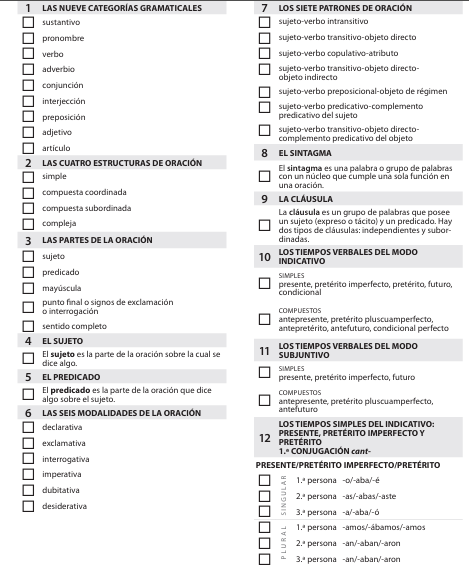
#> input picture objetivos de memorizacion español 1.png, 469 x 580 px
$ python process_homescool_banner.py '../objetivos de memorizacion español 1.png' 5 5
#> lines starting #> are read from the running program, lines starting #| are printed output that depends on the picture
import os
from PIL import Image

TARGET_W = 2398
TARGET_H = 827
MARGIN_PX = 24  # >= 2mm at 300 DPI (2mm = 23.6px)

def process_banner(in_path: str, out_path: str, target_w: int = TARGET_W, target_h: int = TARGET_H, margin_px: int = MARGIN_PX):
#> called with out_path = '5', target_w = 2398, target_h = 827, margin_px = 24
    im = Image.open(in_path).convert("RGB")

    # 1. Clean background noise: threshold near-white to pure white (255)
    lut = [255 if i >= 232 else i for i in range(256)] * 3
    im = im.point(lut)
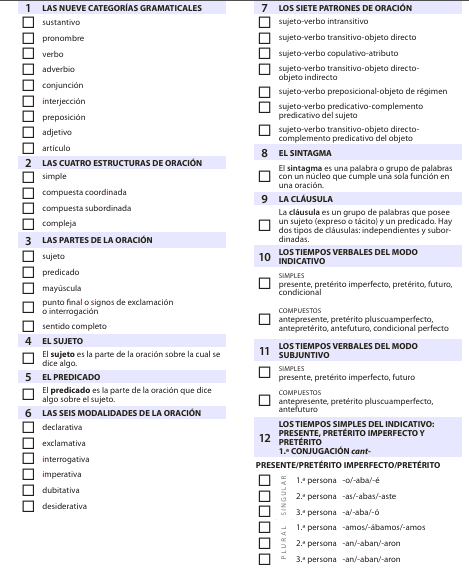
#> im: PIL image 469x580 RGB; mean R, G, B 237.9, 237.6, 240.7

    # 2. Find ink bounding box (pixels darker than 235)
    gray = im.convert("L")
    inv = gray.point(lambda p: 255 - p if p < 235 else 0)
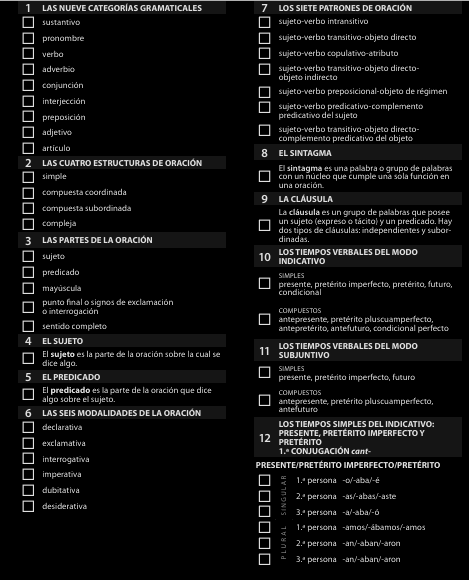
#> inv: PIL image 469x580 L; min 0, max 224, mean 16.9
    bbox = inv.getbbox()
#> bbox = (0, 0, 469, 565)
    if not bbox:
        bbox = (0, 0, im.width, im.height)

    pad = 8
    crop_x1 = max(0, bbox[0] - pad)
#> crop_x1 = 0
    crop_y1 = max(0, bbox[1] - pad)
#> crop_y1 = 0
    crop_x2 = min(im.width, bbox[2] + pad)
#> crop_x2 = 469
    crop_y2 = min(im.height, bbox[3] + pad)
#> crop_y2 = 573
    crop = im.crop((crop_x1, crop_y1, crop_x2, crop_y2))
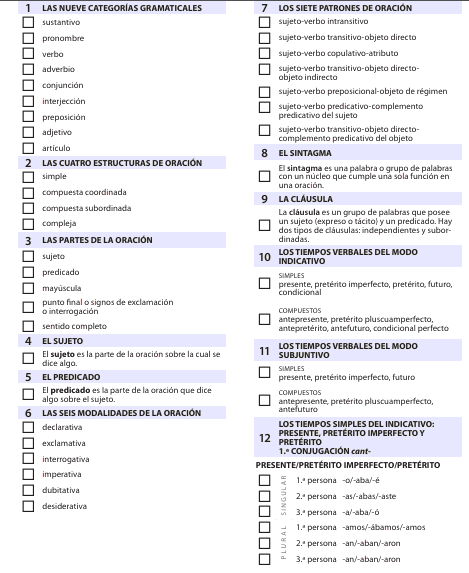
#> crop: PIL image 469x573 RGB; mean R, G, B 237.7, 237.4, 240.5

    # 3. Scale to fit within safe margins preserving aspect ratio
    max_w = target_w - 2 * margin_px
    max_h = target_h - 2 * margin_px
    scale = min(max_w / crop.width, max_h / crop.height)
#> scale = 1.36
    new_w = max(1, int(round(crop.width * scale)))
#> new_w = 638
    new_h = max(1, int(round(crop.height * scale)))
#> new_h = 779

    resized = crop.resize((new_w, new_h), Image.Resampling.LANCZOS)
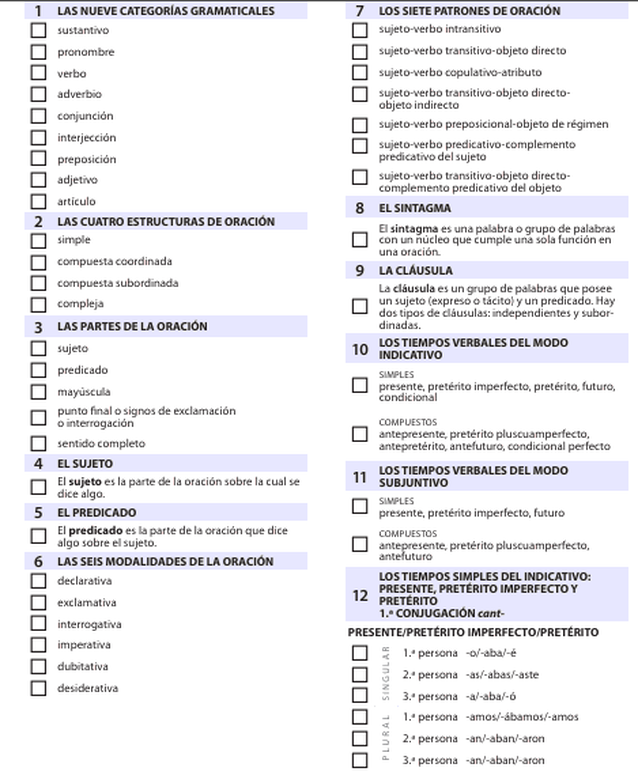
#> resized: PIL image 638x779 RGB; mean R, G, B 237, 236.8, 239.7
    resized = resized.point(lut)

    # 4. Center on pure white canvas
    canvas = Image.new("RGB", (target_w, target_h), (255, 255, 255))
#> canvas: PIL image 2398x827 RGB; every value is 255
    paste_x = (target_w - new_w) // 2
#> paste_x = 880
    paste_y = (target_h - new_h) // 2
#> paste_y = 24
    canvas.paste(resized, (paste_x, paste_y))
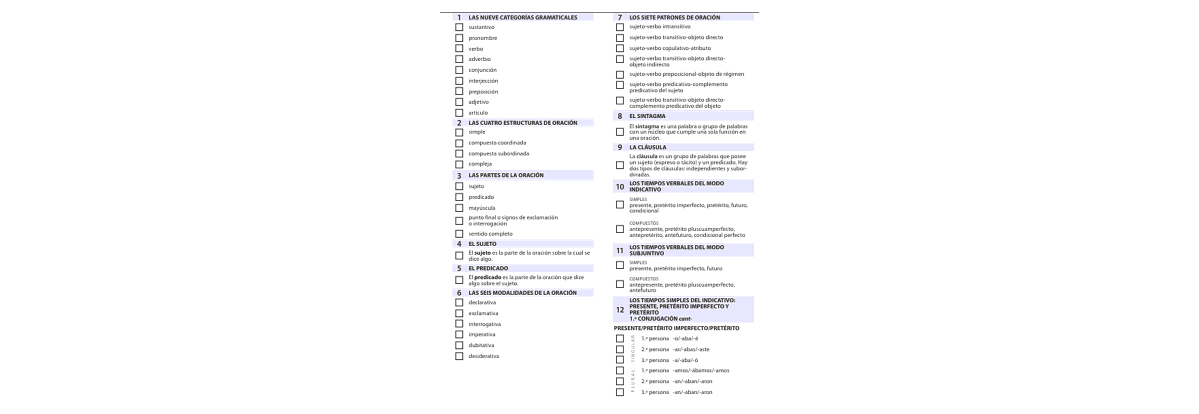
#> canvas: PIL image 2398x827 RGB (shown at 1/2 size); mean R, G, B 250.8, 250.7, 251.3

    # 5. Save JPEG
    os.makedirs(os.path.dirname(out_path), exist_ok=True)
    canvas.save(out_path, format="JPEG", quality=95, optimize=True)
    return out_path

if __name__ == "__main__":
    import sys
    import json
    if len(sys.argv) >= 4 and sys.argv[1] == "range":
        start_idx = int(sys.argv[2])
        end_idx = int(sys.argv[3])
        # Find repo root
        repo_root = os.path.abspath(os.path.join(os.path.dirname(__file__), ".."))
        json_path = os.path.join(repo_root, "docs", "homescool-image-prompts.json")
        assets_dir = "C:/Users/eduar/.cursor/projects/c-Users-eduar-Documents-work-int-eduardoos-services-eduardoos-com/assets"
        with open(json_path, "r", encoding="utf-8") as f:
            items = json.load(f)
        for i in range(start_idx, end_idx):
            item = items[i]
            in_p = os.path.join(assets_dir, item["file"])
            out_p = os.path.join(repo_root, item["outPath"])
            process_banner(in_p, out_p)
            print(f"Processed [{i}]: {item['file']} -> {out_p}")
    elif len(sys.argv) >= 3:
        process_banner(sys.argv[1], sys.argv[2])
